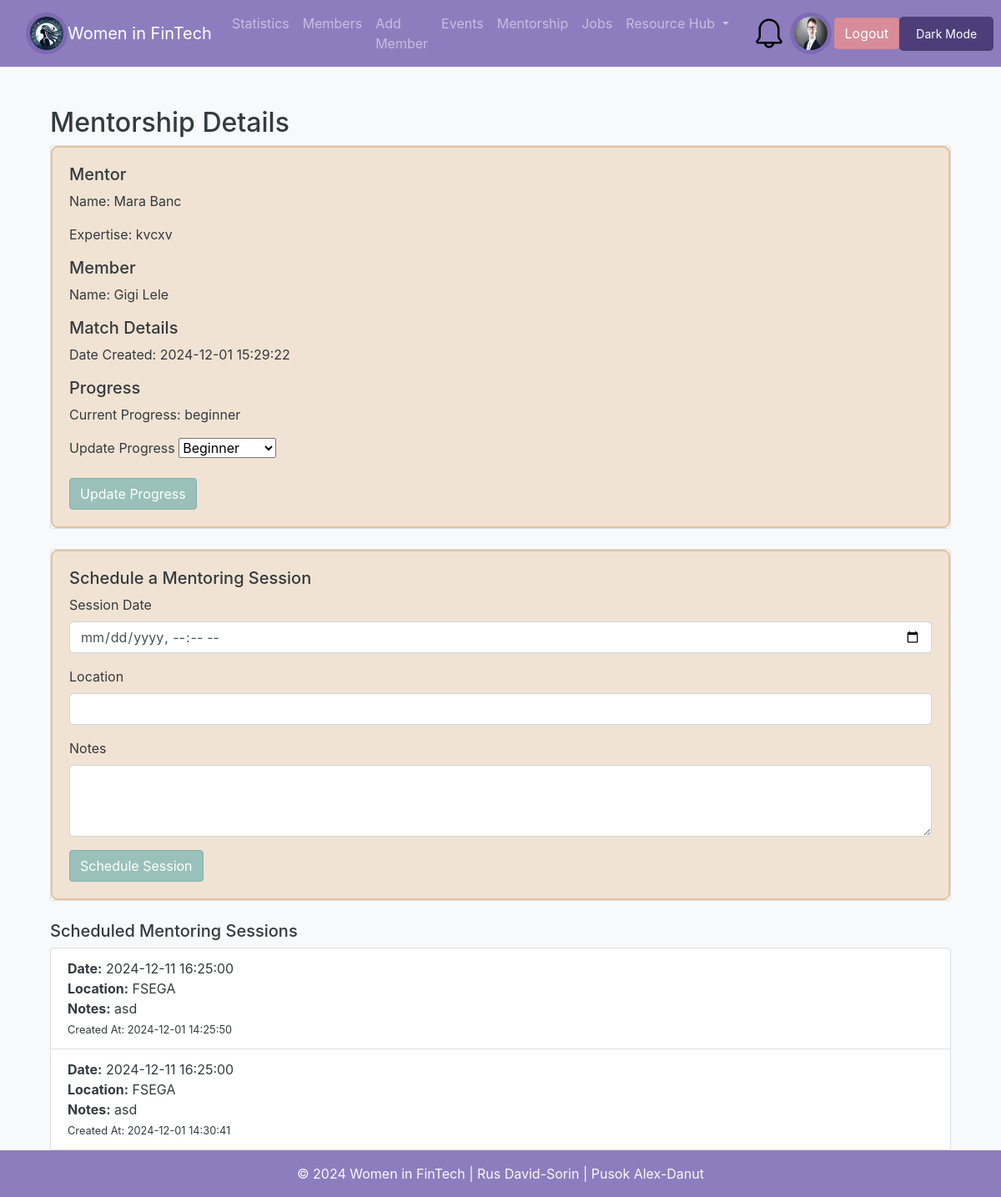
The page /view_mentorship.php?mentor_id=4&member_id=15 (signed in) on the database its author committed.
### tables this page shows
CREATE TABLE `members` (
  `id` int(11) NOT NULL,
  `first_name` varchar(50) NOT NULL,
  `last_name` varchar(50) NOT NULL,
  `email` varchar(100) NOT NULL,
  `profession` varchar(100) DEFAULT '-',
  `company` varchar(100) DEFAULT '-',
  `expertise` text DEFAULT NULL,
  `linkedin_profile` varchar(255) DEFAULT NULL,
  `pfp` varchar(500) NOT NULL DEFAULT 'resources/default_profile_pic.jpg',
  `status` enum('admin','member','mentor') DEFAULT 'member',
  `created_at` timestamp NOT NULL DEFAULT current_timestamp(),
  `password` varchar(200) NOT NULL DEFAULT 'parola'
);

CREATE TABLE `mentorship_matches` (
  `id` int(11) NOT NULL,
  `mentor_id` int(11) NOT NULL,
  `member_id` int(11) NOT NULL,
  `created_at` datetime DEFAULT current_timestamp(),
  `progress` enum('beginner','intermediate','advanced','complete') DEFAULT 'beginner'
);

CREATE TABLE `mentorship_sessions` (
  `id` int(11) NOT NULL,
  `mentor_id` int(11) NOT NULL,
  `member_id` int(11) NOT NULL,
  `session_date` datetime NOT NULL,
  `location` varchar(255) DEFAULT NULL,
  `notes` text DEFAULT NULL,
  `created_at` timestamp NOT NULL DEFAULT current_timestamp()
);

### view_mentorship.php (the view, shortened to what this page needs)
<?php
include_once "includes/header.php";
$mentor_id = $_GET['mentor_id'] ?? null;
$member_id = $_GET['member_id'] ?? null;
$query = "
    SELECT
        mm.id AS match_id,
        mm.created_at AS match_date,
        mm.progress,
        m1.first_name AS mentor_first, m1.last_name AS mentor_last, m1.expertise,
        m2.first_name AS member_first, m2.last_name AS member_last
    FROM mentorship_matches mm
    JOIN members m1 ON mm.mentor_id = m1.id
    JOIN members m2 ON mm.member_id = m2.id
    WHERE mm.mentor_id = :mentor_id AND mm.member_id = :member_id
";
$stmt = $db->prepare($query);
$stmt->execute([':mentor_id' => $mentor_id, ':member_id' => $member_id]);
$mentorship = $stmt->fetch(PDO::FETCH_ASSOC);
$query_sessions = "
    SELECT id, session_date, location, notes, created_at
    FROM mentorship_sessions
    WHERE mentor_id = :mentor_id AND member_id = :member_id
    AND session_date > NOW()  -- Only show future sessions
    ORDER BY session_date ASC
";
$stmt_sessions = $db->prepare($query_sessions);
$stmt_sessions->execute([':mentor_id' => $mentor_id, ':member_id' => $member_id]);
$sessions = $stmt_sessions->fetchAll(PDO::FETCH_ASSOC);
?>
<div class="container mt-4">
    <h2>Mentorship Details</h2>
    <div class="card mb-4">
        <div class="card-body">
            <h5>Mentor</h5>
            <p>Name: <?php echo htmlspecialchars($mentorship['mentor_first'] . " " . $mentorship['mentor_last']); ?></p>
            <p>Expertise: <?php echo htmlspecialchars($mentorship['expertise']); ?></p>
            <h5>Member</h5>
            <p>Name: <?php echo htmlspecialchars($mentorship['member_first'] . " " . $mentorship['member_last']); ?></p>
            <h5>Match Details</h5>
            <p>Date Created: <?php echo htmlspecialchars($mentorship['match_date']); ?></p>
            <h5>Progress</h5>
            <p>Current Progress: <?php echo htmlspecialchars($mentorship['progress']); ?></p>
            <?php if ($_SESSION['user']['status'] === 'mentor' || $_SESSION['user']['status'] === 'admin'): ?>
                <form method="POST" action="" class="mt-3">
                    <div class="mb-3">
                        <label for="progress" class="form-label">Update Progress</label>
                        <select name="progress" id="progress" class="form-select" required>
                            <option value="beginner" <?php echo $mentorship['progress'] == 'beginner' ? 'selected' : ''; ?>>Beginner</option>
                        </select>
                    </div>
                    <button type="submit" class="btn btn-primary">Update Progress</button>
                </form>
            <?php endif; ?>
        </div>
    </div>
    <?php if ($_SESSION['user']['id'] == $mentor_id || $_SESSION['user']['status'] === 'admin'): ?>
        <div class="card mb-4">
            <div class="card-body">
                <h5>Schedule a Mentoring Session</h5>
                <form method="POST" action="">
                    <div class="mb-3">
                        <label for="session_date" class="form-label">Session Date</label>
                        <input type="datetime-local" name="session_date" id="session_date" class="form-control" required>
                    </div>
                    <div class="mb-3">
                        <label for="location" class="form-label">Location</label>
                        <input type="text" name="location" id="location" class="form-control" required>
                    </div>
                    <div class="mb-3">
                        <label for="notes" class="form-label">Notes</label>
                        <textarea name="notes" id="notes" class="form-control" rows="3"></textarea>
                    </div>
                    <button type="submit" class="btn btn-primary">Schedule Session</button>
                </form>
            </div>
        </div>
    <?php endif; ?>
    <h5>Scheduled Mentoring Sessions</h5>
    <?php if ($sessions): ?>
        <ul class="list-group">
            <?php foreach ($sessions as $session): ?>
                <li class="list-group-item">
                    <strong>Date:</strong> <?php echo htmlspecialchars($session['session_date']); ?><br>
                    <strong>Location:</strong> <?php echo htmlspecialchars($session['location']); ?><br>
                    <strong>Notes:</strong> <?php echo htmlspecialchars($session['notes']); ?><br>
                    <small>Created At: <?php echo htmlspecialchars($session['created_at']); ?></small>
                </li>
            <?php endforeach; ?>
        </ul>
    <?php else: ?>
        <p>No sessions scheduled yet.</p>
    <?php endif; ?>
</div>
<?php include_once "includes/footer.php";  ?>

### includes/header.php (shortened to what this page needs)
<?php
$database = new Database();
$db = $database->getConnection();
if(isset($_SESSION['user'])){
    $userId = $_SESSION['user']['id'];
    $query = "SELECT pfp FROM members WHERE id = :id";
    $stmt = $db->prepare($query);
    $stmt->bindParam(':id', $userId, PDO::PARAM_INT);
    $stmt->execute();
    $user = $stmt->fetch(PDO::FETCH_ASSOC);
$profilePic = $user['pfp'] ?? 'resources/default_profile_pic.jpg';
} else {
    $profilePic = 'resources/default_profile_pic.jpg';
}
?>
<!DOCTYPE html>
<html lang="ro">
<head>
    <link rel="stylesheet"
          href="https://stackpath.bootstrapcdn.com/bootstrap/4.5.2/css/bootstrap.min.css">
    <link rel="stylesheet" href="css/custom.css">
</head>
<body class="bg-light">
<nav class="navbar navbar-expand-lg navbar-dark bg-primary">
    <div class="container">
        <img class="logo" src="logo.png" style="width: 50px; height: auto; border-radius: 50%; border: 5px solid #7E6AB4;">
        <a class="navbar-brand" href="<?php echo isset($_SESSION['user']) ? 'dashboard.php' : 'index.php'; ?>">Women in FinTech</a>
        <div class="collapse navbar-collapse" id="navbarNav">
            <ul class="navbar-nav">
                <?php if (isset($_SESSION['user'])): ?>
                    <?php if ($_SESSION['user']['status'] === 'admin' || $_SESSION['user']['status'] === 'mentor'): ?>
                        <li class="nav-item">
                            <a class="nav-link" href="statistics.php">Statistics</a>
                        </li>
                    <?php endif; ?>
                    <?php if ($_SESSION['user']['status'] === 'admin'): ?>
                        <li class="nav-item">
                            <a class="nav-link" href="members.php">Members</a>
                        </li>
                        <li class="nav-item">
                            <a class="nav-link" href="add_member.php">Add Member</a>
                        </li>
                    <?php endif; ?>
                    <li class="nav-item">
                        <a class="nav-link" href="events.php">Events</a>
                    </li>
                    <li class="nav-item">
                        <a class="nav-link" href="mentorship.php">Mentorship</a>
                    </li>
                    <li class="nav-item">
                        <a class="nav-link" href="jobs.php">Jobs</a>
                    </li>
                    <li class="nav-item dropdown">
                        <a class="nav-link dropdown-toggle" href="#" id="resourceHubDropdown" role="button" data-toggle="dropdown" aria-haspopup="true" aria-expanded="false">
                            Resource Hub
                        </a>
                    </li>
                <?php endif; ?>
            </ul>
        </div>
    </div>
        <?php if (isset($_SESSION['user'])): ?>
        <div class="dropdown">
            <img class="pfp dropdown-toggle" id="notificationBell" data-toggle="dropdown" aria-haspopup="true" aria-expanded="false"
                 src="resources/bell.png" style="width: 50px; height: 50px; border-radius: 50%; border: 5px solid #8E7DBE; cursor: pointer;">
        </div>
        <?php endif; ?>
        <?php if (isset($_SESSION['user'])): ?>
        <a href="edit_profile.php" style="padding-right: 3px">
            <img class="pfp" src="<?php echo htmlspecialchars($profilePic); ?>" style="width: 50px; height: 50px; border-radius: 50%; border: 5px solid #7E6AB4;">
        </a>
        <?php endif; ?>
        <div class="ml-auto">
            <?php if (isset($_SESSION['user'])): ?>
                <a href="logout.php" class="btn btn-danger">Logout</a>
            <?php else: ?>
                <a href="login.php" class="btn btn-success">Login</a>
            <?php endif; ?>
    </div>
    <div class="ml-auto">
        <input onclick="darkMode()" id="darkButton" class="btn btn-primary" type="button" value="Dark Mode">
    </div>
</nav>
<div class="container mt-4">

### css/custom.css (style rules this page uses)
body { min-height: 100vh; display: flex; flex-direction: column; }
.card-body { background-color: #e9ecef; }
.logo { border-radius: 50%; }
#darkButton { float: right; background-color: #4d3e7a; color: white; border: none; padding: 10px 20px; border-radius: 5px; cursor: pointer; font-size: 14px; }
.bg-primary { background-color: #8E7DBE !important; }
.btn-primary { background-color: #99c1b9; border-color : #81B1AB; }
.btn-danger { background-color: #d88c9a; border-color: #d58594; }
.card-body { background-color: #f1e3d3; border: 2px solid #e2c4a2 !important; border-radius: 8px; }

### rows shown on the page
members: pfp (picture)
mentorship_matches: mentor.last_name "Mara Banc", mentor.expertise "kvcxv", member.last_name "Gigi Lele", created_at "2024-12-01 15:29:22", progress "beginner", progress "Beginner"
mentorship_sessions: session_date "2024-12-11 16:25:00", location "FSEGA", notes "asd", created_at "2024-12-01 14:25:50"
mentorship_sessions: session_date "2024-12-11 16:25:00", location "FSEGA", notes "asd", created_at "2024-12-01 14:30:41"
